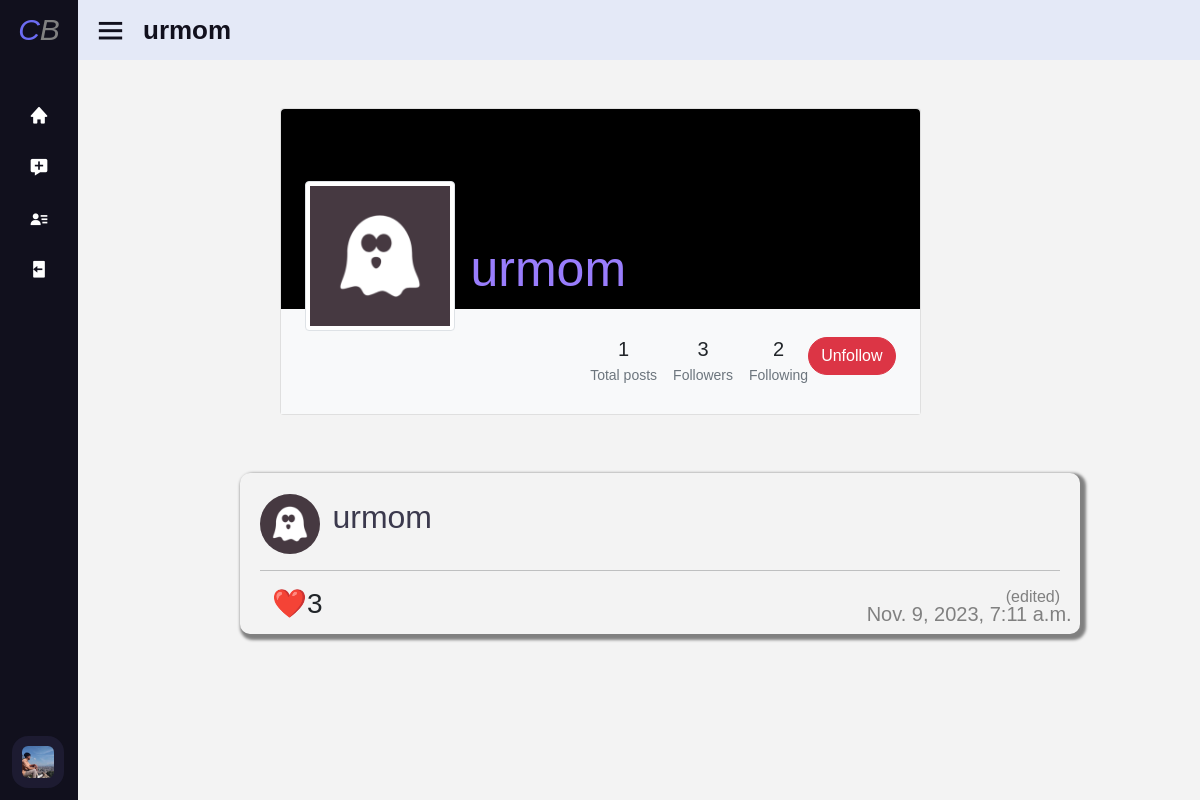
The app's page /user/urmom (signed in), older data.
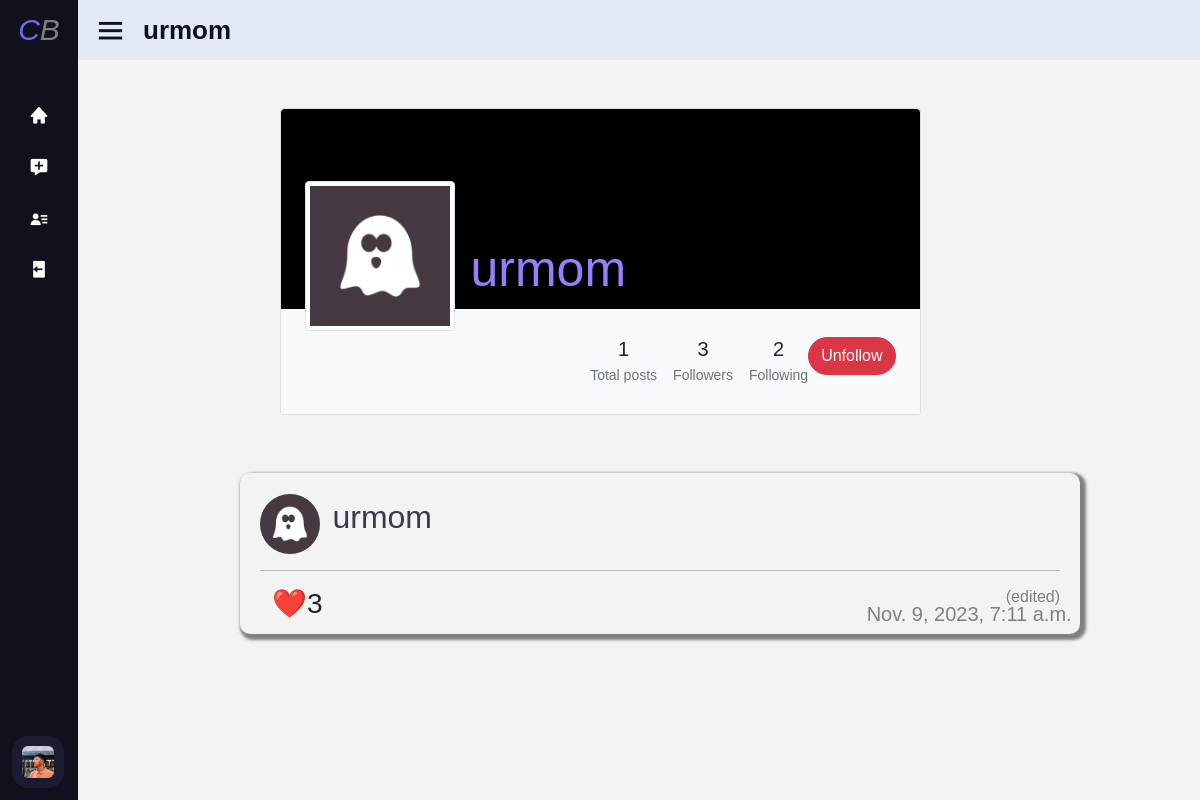
The same page, newer data.
### network/models.py (models this page shows, shortened)
class User(AbstractUser):
    default_pfp_location = f"pfp/defaults/{random.randrange(1,10)}.png"
    follower = models.TextField(default="", null=True)
    following = models.TextField(default="", null=True)
    bio = models.TextField(default="", null=True)
    pfp = models.ImageField(upload_to=f'pfp',blank=True, null=True)
    def_pfp = models.ImageField(default=default_pfp_location)
    def get_pfp(self):
        if self.pfp:
            return self.pfp
        else:
            return self.def_pfp

class Post(models.Model):
    user = models.ForeignKey(User, on_delete=models.CASCADE)
    content = models.TextField()
    creation_date = models.DateTimeField(auto_now_add=True)
    likes = models.IntegerField(default=0)
    edited = models.BooleanField(default=False)
    likers = models.TextField(default="", null=True)

### network/views.py (the view, shortened to what this page needs)
# urls.py: path("user/<str:username>", views.userpage, name="userpage"),
def userpage(request, username ):
    requested_user = User.objects.get(username=username)
    requested_user_id = requested_user.id
    if request.user.is_authenticated:
        logged_user = User.objects.get(id= request.user.id)
        logged_following_list = logged_user.following.split(",")
        if str(requested_user_id) in  logged_following_list:
            is_following = True
        else:
            is_following = False
    else:
        is_following = False
    if request.method  == "GET":
        posts = Post.objects.filter(user=requested_user_id).order_by('-creation_date')
        if request.user.id == requested_user_id:
            show_follow = False
        else:
            show_follow = True
        return render(request, "network/userpage.html",{
            "profile_user" : requested_user,
            "posts" : posts,
            "followers" : len(requested_user.follower.split(",")),
            "following" : len(requested_user.following.split(",")),
            "is_following" : is_following,
            "show_follow" : show_follow,
            "pagename" : requested_user.username,
            "total_posts": len(posts)
            })

### network/templates/network/userpage.html (shortened to what this page needs)
{% extends "network/layout.html" %}
{% load static %}
{% block body %}
      <section class="h-100 gradient-custom-2">
          <div class="container py-5 h-100">
            <div class="row d-flex justify-content-center align-items-center h-100">
              <div class="col col-lg-9 col-xl-7">
                <div class="card">
                  <div class="rounded-top text-white d-flex flex-row" style="background-color: #000; height:200px;">
                    <div class="ms-4 mt-5 d-flex flex-column" style="width: 150px;">
                      <img src="{{ profile_user.get_pfp.url }}"
                        alt="Generic placeholder image" class="img-fluid img-thumbnail mt-4 mb-2"
                        style="width: 150px; z-index: 1">
                    </div>
                    {% if profile_user.get_full_name %}
                    <div class="ms-3" style="margin-top: 100px;">
                        {% if profile_user.username == 'urmom' %}
                        <h5 style="font-size: 40px; color: rgba(153, 125, 252, 1);">{{ profile_user.username }}</h5>
                        {% elif profile_user.username == 'gaurav' %}
                        <h5 style="font-size: 40px; color: gold;">{{ profile_user.username }}</h5>
                        {% else %}
                        <h5 style="font-size: 40px; color: rgba(153, 225, 255, 1);">{{ profile_user.username }}</h5>
                        {% endif %}
                       <p style="font-size: 20px; color: gray;">{{ profile_user.get_full_name }}</p>
                    </div>
                    {% else %}
                    <div class="ms-3" style="margin-top: 130px;">
                      {% if profile_user.username == 'urmom' %}
                      <h5 style="font-size: 50px; color: rgba(153, 125, 252, 1);">{{ profile_user.username }}</h5>
                      {% elif profile_user.username == 'gaurav' %}
                      <h5 style="font-size: 50px; color: gold;">{{ profile_user.username }}</h5>
                      {% else %}
                      <h5 style="font-size: 50px; color: rgba(153, 225, 255, 1);">{{ profile_user.username }}</h5>
                      {% endif %}
                  </div>
                    {% endif %}
                  </div>
                  <div class="p-4 text-black" style="background-color: #f8f9fa;">
                    <div class="d-flex justify-content-end text-center py-1">
                      <div>
                        <p class="mb-1 h5">{{ total_posts }}</p>
                        <p class="small text-muted mb-0">Total posts</p>
                      </div>
                      <div class="px-3">
                        <p class="mb-1 h5">{{ followers }}</p>
                        <p class="small text-muted mb-0">Followers</p>
                      </div>
                      <div>
                        <p class="mb-1 h5">{{ following }}</p>
                        <p class="small text-muted mb-0">Following</p>
                      </div>
                      <br>
                      <div>
                          {% if user.is_authenticated %}
                          {% if show_follow %}
                          <form action="{% url "userpage" profile_user.username %}" method='post'>
                              {% if is_following %}
                                  <button type="submit" class="btn btn-danger" style="border-radius: 20px;">Unfollow</button>
                              {% else %}
                                  <input type="hidden" name="frequest" value="follow">
                                  <button type="submit" class="btn btn-primary" style="border-radius: 20px;">Follow</button>
                                  {% endif %}
                                </form>
                          {% endif %}
                      {% endif %}
                      </div>
                    </div>
                  </div>
                </div>
              </div>
            </div>
          </div>
        </section>
    {% include "network/post.html" %}
{% endblock body %}

### network/templates/network/layout.html (shortened to what this page needs)
{% load static %}
<!DOCTYPE html>
<html lang="en">
    <head>
        <link
        href="https://cdn.jsdelivr.net/npm/bootstrap@5.0.0/dist/css/bootstrap.min.css"
        rel="stylesheet"
      />
        <link href="{% static 'network/styles.css' %}" rel="stylesheet">
        <link href='https://unpkg.com/boxicons@2.0.7/css/boxicons.min.css' rel='stylesheet'>
    </head>
    <body>
          <div class="sidebar close">
            <div class="logo-details" onclick="goindex()">
              <i><span style="color: rgb(108, 108, 243);">C</span><span style="color: gray;">B</span></i>
            </div>
            <ul class="nav-links">
              <li>
                <a href="{% url 'index' %}">
                  <i class='bx bxs-home' ></i>
                </a>
              </li>
              {% if user.is_authenticated %}
              <li>
                <a href="{% url 'newpost' %}">
                  <i class='bx bxs-message-add' ></i>
                </a>
              </li>
              <li>
                <a href="{% url 'followingfeed' %}">
                  <i class='bx bxs-user-detail'></i>
                </a>
              </li>
              <li>
                <a href="{% url 'logout' %}">
                  <i class='bx bxs-log-out' ></i>
                </a>
              </li>
              <li>
                {% endif %}
            <div class="profile-details">
              <div class="profile-content" {% if user.is_authenticated %} onclick="location.replace(`{% url "userpage" user.username %}`)" {% else %} onclick="location.replace(`{% url "login" %}`)" {% endif %}>
                {% if user.is_authenticated %}
                <img src="{{ user.get_pfp.url }}" alt="profileImg">
                {% else %}
                <img src="{% static "network/login.png" %}" alt="profileImg">
                {% endif %}
              </div>
            </div>
          </li>
        </ul>
          </div>
          <section class="home-section">
            <div class="home-content">
              <i class='bx bx-menu' ></i>
              <span class="text">{{ pagename }}</span>
            </div>
          </section>
        <div class="body">
            {% block body %}
            {% endblock %}
        </div>
    </body>
</html>

### network/templates/network/post.html (shortened to what this page needs)
{% if posts %}
    {% for post in posts %}
        <div class="post" style="position: relative;" onclick="gopostpage(`{{ post.id }}`)">
            <a href="{% url "userpage" post.user.username %}"><span><img class="profile-pic" src="{{ post.user.get_pfp.url }}" alt="pfp" ></span>
            <span class="username">{{ post.user.username }}</span></a>
            <hr>
            <ul class="likeul">
                <li style="margin-right: 20px">
                    <h3 id="likeButton{{ post.id }}" ><a onclick="likepost(`{{ post.id }}`)" >❤️ </a></h3>
                </li>
                <li>
                    <h3 id="likes{{ post.id }}">{{ post.likes }}</h3>
                </li>
                <li>
                    <h5 style="position:absolute; bottom:0; right:0; margin-right: 1%">{{ post.creation_date }}</h5>
                </li>
            </ul>
            <h6 style="color: gray;text-align: right; visibility: hidden;" id="editedtag{{ post.id }}">(edited)</h1>
        </div>
    {% endfor %}
        {% else %}
            <center><h1 style="color: red; font-weight: Bolder; font-size: 900%;padding: 70px 0;">No posts :(</h1></center>
    {% endif %}

### network/static/network/styles.css (style rules this page uses)
body { background: #f3f3f3; }
.profile-pic { width: 60px; height: 60px; border-radius: 50%; object-fit: contain; background-color: #E0E0E0; }
.post { margin: 10px auto; margin-left: 20%; padding: 20px; border: black 2px hidden; box-shadow: 3px 3px 3px 3px gray; max-width: 70%; border-radius: 10px; }
h5 { font-weight: lighter; color: gray; }
.likeul li { display: inline; float: left; margin-bottom: -10px; margin-left: -20px; cursor: pointer; }
a, a:focus, a:active { text-decoration: none; color: rgb(56, 88, 117)(0, 132, 255); }
* { margin: 0; padding: 0; box-sizing: border-box; font-family: 'Poppins', sans-serif; }
.sidebar { position: fixed; top: 0; left: 0; height: 100%; width: 260px; background: #11101d; z-index: 100; transition: all 0.5s ease; }
.sidebar.close { width: 78px; }
.sidebar .logo-details { height: 60px; width: 100%; display: flex; align-items: center; cursor: pointer; }
.sidebar .logo-details i { font-size: 30px; color: #fff; height: 50px; min-width: 78px; text-align: center; line-height: 50px; }
.sidebar .nav-links { height: 100%; padding: 30px 0 150px 0; overflow: auto; }
.sidebar.close .nav-links { overflow: visible; }
.sidebar .nav-links li { position: relative; list-style: none; transition: all 0.4s ease; }
.sidebar .nav-links li i { height: 50px; min-width: 78px; text-align: center; line-height: 50px; color: #fff; font-size: 20px; cursor: pointer; transition: all 0.3s ease; }
.sidebar .nav-links li a { display: flex; align-items: center; text-decoration: none; }
.sidebar .profile-details { position: fixed; bottom: 0; width: 260px; display: flex; align-items: center; justify-content: space-between; background: #1d1b31; padding: 12px 0; transition: all 0.5s ease; cursor: pointer; }
.sidebar.close .profile-details { background: none; }
.sidebar.close .profile-details { width: 78px; }
.sidebar .profile-details .profile-content { display: flex; align-items: center; }
.sidebar .profile-details img { height: 52px; width: 52px; object-fit: cover; border-radius: 16px; margin: 0 14px 0 12px; background: #1d1b31; transition: all 0.5s ease; }
.sidebar.close .profile-details img { padding: 10px; }
.home-section { position: relative; background: #E4E9F7; left: 260px; transition: all 0.5s ease; }
.sidebar.close ~ .home-section { left: 78px; width: calc(100% - 78px); }
.home-section .home-content { height: 60px; display: flex; align-items: center; }
.home-section .home-content .bx-menu, .home-section .home-content .text { color: #11101d; font-size: 35px; }
.home-section .home-content .bx-menu { margin: 0 15px; cursor: pointer; }
.home-section .home-content .text { font-size: 26px; font-weight: 600; }
.username { color: #3b394d; margin-left: 1%; font-size: xx-large; }

Row changes from the older to the newer data that the page shows:
changed User (number 1 of 2 on the later page): get_pfp: a different picture
